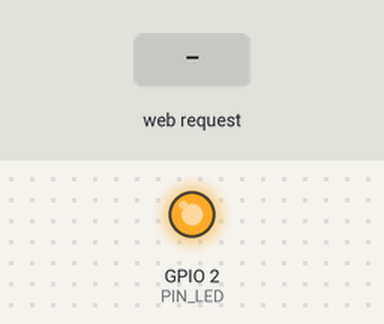
This sketch was run on a simulated ESP32. On the bench: output pins drawn as LEDs (lit = HIGH). Inputs (shaded band) come from the test bench. WiFi joins after 1.5 s; servers stay silent unless stated; random numbers use the default seed unless the sketch sets one; what the sketch prints to the serial monitor is not drawn.

Above: at 0.9 s.
At 6.9 s:
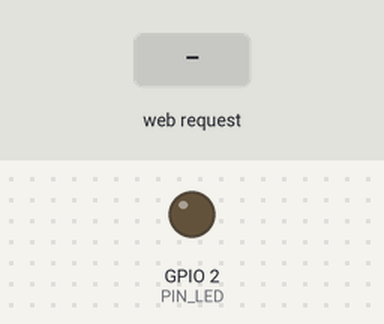
7.0 s: HTTP request GET /?L= received
Timing chart, 0 to 10.0 s (numbered marks = the images above; inputs shaded):
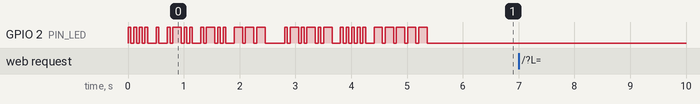

The sketch:

example48_led.ino
```cpp
// (licence header left out)
#include <WiFi.h>                           // ESP32用WiFiライブラリ
#define PIN_LED 2                           // GPIO 2(24番ピン)にLEDを接続
#define TIMEOUT 20000                       // タイムアウト 20秒
#define SSID "1234ABCD"                     // 無線LANアクセスポイントのSSID
#define PASS "password"                     // パスワード
WiFiServer server(80);                      // Wi-Fiサーバ(ポート80=HTTP)定義
int led=0;                                  // 現在のLEDの輝度(0は消灯)
int target=0;                               // LED設定値(0は消灯)

void setup(){                               // 起動時に一度だけ実行する関数
    pinMode(PIN_LED,OUTPUT);                // LEDを接続したポートを出力に
    Serial.begin(115200);                   // 動作確認のためのシリアル出力開始
    Serial.println("ESP32 eg.16 LED HTTP"); // 「Example 16」をシリアル出力表示
    WiFi.mode(WIFI_STA);                    // 無線LANをSTAモードに設定
    WiFi.begin(SSID,PASS);                  // 無線LANアクセスポイントへ接続
    morse(PIN_LED,50,"HELLO");              // 「HELLO」をモールス信号出力
    while(WiFi.status() != WL_CONNECTED){   // 接続に成功するまで待つ
        Serial.print('.');                  // 進捗表示
        digitalWrite(PIN_LED,!digitalRead(PIN_LED));    // LEDの点滅
        delay(500);                         // 待ち時間処理
    }
    morseIp0(PIN_LED,50,WiFi.localIP());    // IPアドレス終値をモールス信号出力
    ledSetup();                             // LED用セットアップ
    server.begin();                         // サーバを起動する
    Serial.println("\nStarted");            // 起動したことをシリアル出力表示
    Serial.println(WiFi.localIP());         // 本機のIPアドレスをシリアル出力
}

void loop(){                                // 繰り返し実行する関数
    WiFiClient client;                      // Wi-Fiクライアントの定義
    char c;                                 // 文字変数を定義
    char s[65];                             // 文字列変数を定義 65バイト64文字
    int len=0;                              // 文字列の長さカウント用の変数
    int t=0;                                // 待ち受け時間のカウント用の変数
    int postF=0;                            // POSTフラグ(0:未 1:POST 2:BODY)
    int postL=64;                           // POSTデータ長

    client = server.available();            // 接続されたクライアントを生成
    if(!client){
        if(target>1 && target<=10){         // 1よりも大きく10以下のとき
            led=ledCtrl(led,23+random(0,target*100),20);
        }                                   // LEDの輝度を乱数値23～1023に設定
        return;                             // 非接続の時にloop()の先頭に戻る
    }
    Serial.println("Connected");            // 接続されたことをシリアル出力表示
    while(client.connected()){              // 当該クライアントの接続状態を確認
        if(client.available()){             // クライアントからのデータを確認
            t=0;                            // 待ち時間変数をリセット
            c=client.read();                // データを文字変数cに代入
            if(c=='\n'){                    // 改行を検出した時
                if(postF==0){               // ヘッダ処理
                    if(len>8 && strncmp(s,"GET /?L=",8)==0){
                        target=atoi(&s[8]); // 変数targetにデータ値を代入
                        break;              // 解析処理の終了
                    }else if (len>5 && strncmp(s,"GET /",5)==0){
                        break;              // 解析処理の終了
                    }else if(len>6 && strncmp(s,"POST /",6)==0){
                        postF=1;            // POSTのBODY待ち状態へ
                    }
                }else if(postF==1){
                    if(len>16 && strncmp(s,"Content-Length: ",16)==0){
                        postL=atoi(&s[16]); // 変数postLにデータ値を代入
                    }
                }
                if( len==0 ) postF++;       // ヘッダの終了
                len=0;                      // 文字列長を0に
            }else if(c!='\r' && c!='\0'){
                s[len]=c;                   // 文字列変数に文字cを追加
                len++;                      // 変数lenに1を加算
                s[len]='\0';                // 文字列を終端
                if(len>=64) len=63;         // 文字列変数の上限
            }
            if(postF>=2){                   // POSTのBODY処理
                if(postL<=0){               // 受信完了時
                    if(len>2 && strncmp(s,"L=",2)==0){
                        target=atoi(&s[2]); // 変数targetに数字を代入
                    }
                    break;                  // 解析処理の終了
                }
                postL--;                    // 受信済POSTデータ長の減算
            }
        }
        t++;                                // 変数tの値を1だけ増加させる
        if(t>TIMEOUT) break; else delay(1); // TIMEOUTに到達したらwhileを抜ける
    }
    delay(1);                               // クライアント側の応答待ち時間
    if(client.connected()){                 // 当該クライアントの接続状態を確認
        html(client,target,WiFi.localIP()); // HTMLコンテンツを出力する
        if(target==0) led=ledCtrl(led,0,4); // ゆっくりと消灯
        if(target==1) led=ledCtrl(led,1023,4);  // ゆっくりと点灯
        if(target<=0 && target>=-10) led=ledCtrl(led,-100*target,4);// 輝度変更
    }                                       // 負のときは-100を掛けて出力
    client.flush();                         // ESP32用 ERR_CONNECTION_RESET対策
    client.stop();                          // クライアントの切断
    Serial.println("Disconnected");         // シリアル出力表示
}
```

html.ino
```cpp
// (licence header left out)
void html(WiFiClient &client, int target, uint32_t ip){
    char s[65],s_ip[16];

    sprintf(s_ip,"%d.%d.%d.%d",
        ip & 255,
        ip>>8 & 255,
        ip>>16 & 255,
        ip>>24
    );
    client.println("HTTP/1.0 200 OK");              // HTTP OKを応答
    client.println("Content-Type: text/html");      // HTMLコンテンツ
    client.println("Connection: close");            // 応答終了後にセッションを閉じる
    client.println();
    client.println("<html>");
    client.println("<head><title>Test Page</title>");
    client.println("<meta http-equiv=\"Content-type\" content=\"text/html; charset=UTF-8\">");
    client.println("</head>");
    client.println("<body>");
    client.println("<h3>LED STATUS</h3>");
    if(target==0) sprintf(s,"<p>0 (LED OFF)</p>");
    if(target==1) sprintf(s,"<p>1 (LED ON)</p>");
    if(target>1)  sprintf(s,"<p>%d (キャンドル)</p>",target);
    if(target<0)  sprintf(s,"<p>%d (輝度=%d%%)</p>",target,-target*10);
    client.println(s);
    client.println("<hr>");
    client.println("<h3>HTTP GET</h3>");
    client.print("<p>http://");
    client.print(s_ip);
    client.println("/?L=n<br>(n: 0=OFF, 1=ON, 2～10=キャンドル, -1～-10=輝度)</p>");
    sprintf(s,"<form method=\"GET\" action=\"http://%s/\">",s_ip);
    client.println(s);
    client.println("<input type=\"submit\" name=\"L\" value=\"0 (LED OFF)\">");
    client.println("<input type=\"submit\" name=\"L\" value=\"1 (LED ON)\">");
    client.println("<input type=\"submit\" name=\"L\" value=\"10 (キャンドル)\">");
    client.println("<input type=\"submit\" name=\"L\" value=\"-2 (輝度20%)\">");
    client.println("</form>");
    client.println(s);
    client.println("<input type=\"text\" name=\"L\" value=\"\">");
    client.println("<input type=\"submit\" value=\"送信\">");
    client.println("</form>");
    client.println("<hr>");
    client.println("<h3>HTTP POST</h3>");
    sprintf(s,"<form method=\"POST\" action=\"http://%s/\">",s_ip);
    client.println(s);
    client.println("<input type=\"submit\" name=\"L\" value=\"0 (LED OFF)\">");
    client.println("<input type=\"submit\" name=\"L\" value=\"1 (LED ON)\">");
    client.println("<input type=\"submit\" name=\"L\" value=\"10 (キャンドル)\">");
    client.println("<input type=\"submit\" name=\"L\" value=\"-2 (輝度20%)\">");
    client.println("</form>");
    client.println(s);
    client.println("<input type=\"text\" name=\"L\" value=\"\">");
    client.println("<input type=\"submit\" value=\"送信\">");
    client.println("</form>");
    client.println("</body>");
    client.println("</html>");
    sprintf(s,"LED=%d",target);         // 変数sに「LED=」とtarget値を代入
    Serial.println(s);                  // シリアルへコンテンツを出力
}
```

ledCtrl.ino
```cpp
// (licence header left out)
/* for LEDC */
#define LEDC_CHANNEL_0     0                // use first channel of 16 channels (started from zero)
#define LEDC_TIMER_13_BIT  13               // use 13 bit precission for LEDC timer
#define LEDC_BASE_FREQ     5000             // use 5000 Hz as a LEDC base frequency

void ledcAnalogWrite(uint8_t channel, int value) {

  if(value > 1023) value = 1023;
  if(value < 0) value = 0;
  uint32_t duty = (uint32_t)value << 3;     // 10bit -> 13 bit へシフト

  ledcWrite(channel, duty);
}

void ledSetup(){
    Serial.print("ledSetup LEDC_CHANNEL_0 = ");
    Serial.print(LEDC_CHANNEL_0);
    Serial.print(", PIN_LED = ");
    Serial.print(PIN_LED);
    Serial.print(", freq. = ");
    Serial.println(ledcSetup(LEDC_CHANNEL_0, LEDC_BASE_FREQ, LEDC_TIMER_13_BIT),3);
    ledcAttachPin(PIN_LED, LEDC_CHANNEL_0);
}

void ledEnd(){
    ledcDetachPin(PIN_LED);
}

int ledCtrl(int start,int end,int speed){   // ledのアナログ制御用の関数
    int i;                                  // (startからendへ輝度を推移する)
    if(speed<1)speed=1;
    if(start<=end){
        if(start<1) start=1;
        if(end>1023) end=1023;
        for(i=start;i<end;i<<=1){
        //  analogWrite(PIN_LED,i);
            ledcAnalogWrite(LEDC_CHANNEL_0,i);
            delay(100/speed);
        }
    }else{
        if(start>1023) start=1023;
        if(end<0) end=0;
        for(i=start;i>end;i>>=1){
        //  analogWrite(PIN_LED,i);
            ledcAnalogWrite(LEDC_CHANNEL_0,i);
            delay(100/speed);
        }
    }
//  analogWrite(PIN_LED,end);
    ledcAnalogWrite(LEDC_CHANNEL_0,end);
    return(end);
}
```

morse.ino
```cpp
// (licence header left out)
/*
本スケッチは下記からダウンロードしたものを改変して作成しました。

http://darashi.net/2012/02/23/arduino-hello-world.html
HELLO WORLD from Arduino
Feb 23 2012.
darashi/hello.c

Yoji Shidara (https://github.com/darashi)
*/

// #define LED 13
// #define T 100 // speed

const char morse_pattern[26][5] = {
    "._", "_...", "_._.", "_..", ".", ".._.", "__.",
    "....", "..", ".___", "_._", "._..", "__",
    "_.", "___", ".__.", "__._", "._.", "...", "_",
    ".._", "..._", ".__", "_.._", "__._", "__.."
};


/*
void setup() {
    pinMode(LED, OUTPUT);
    digitalWrite(LED, LOW);
    delay(T*7);
}
*/

void morse_delay(int time){
    if(time > 10) for(int i=0;i<time/10;i++){
        delay(10);
    //  ESP.wdtFeed();
    }
    delay(time%10);
//  ESP.wdtFeed();
}

void morse(int output, int time, const char *str) {
    int i, j;
    char num[6]="_____";
    char morse_dot[7]="._._._";
    char *pattern;

    for (i=0; i<strlen(str); i++) {
        char *c = (char *)str+i;
        pattern=0;
        if ('A' <= *c && *c <= 'Z') pattern = (char *)morse_pattern[*c - 'A'];
        if ('a' <= *c && *c <= 'z') pattern = (char *)morse_pattern[*c - 'a'];
        if ('0' <= *c && *c <= '5'){
            for(j=0;j<5;j++) if( (int)(*c - '0') >= j+1 ) num[j]='.'; else num[j]='_';
            pattern = num;
        }
        if ('6' <= *c && *c <= '9'){
            for(j=0;j<5;j++) if( (int)(*c - '0') >= j+6 ) num[j]='_'; else num[j]='.';
            pattern = num;
        }
        if ( *c == '.') pattern=morse_dot;
        if(pattern){
            for (j=0; j<strlen(pattern); j++) {
                digitalWrite(output, HIGH);
                if(pattern[j] == '.') {
                    morse_delay(time);
                    Serial.print('.');
                }
                else {
                    morse_delay(3 * time);
                    Serial.print('_');
                }
                digitalWrite(output, LOW);
                morse_delay(time);
            }
            morse_delay(2 * time);
        } else {
            morse_delay(3 * time);
        }
        Serial.print(' ');
    }
    Serial.println();
    morse_delay(4 * time);
    Serial.println("Done Morse");
}

/*
void loop() {
    char *str = "HELLO WORLD";
    morse(LED, T, str);
}
*/

void morseIp(int output, int time, uint32_t ip){
    byte i,j;
    char s[17];

    sprintf(s,"%d.%d.%d.%d",
        ip & 255,
        ip>>8 & 255,
        ip>>16 & 255,
        ip>>24
    );
    morse(output, time, s);
}

void morseIp0(int output, int time, uint32_t ip){
    byte i,j;
    char s[17];

    sprintf(s,".%i",
        ip>>24
    );
    morse(output, time, s);
}
```

Measured:
- after the input at 7.0 s, every drawn part: stays the same
